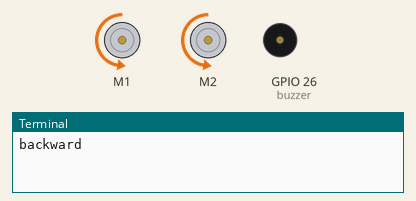
A program run on a simulated Raspberry Pi (BCM pin numbers). Parts: 2 × DC motor (green arrow = forward, orange = backward, longer = faster), buzzer (waves = sounding, pin HIGH), the last lines printed to the terminal. Motors are numbered in the order the program creates them (left before right in a Robot).

Above: at 0.5 s.
At 1.5 s:
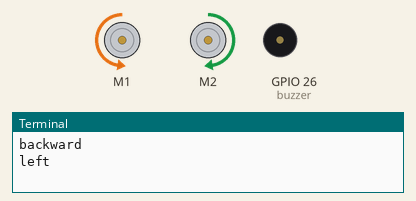
At 2.5 s:
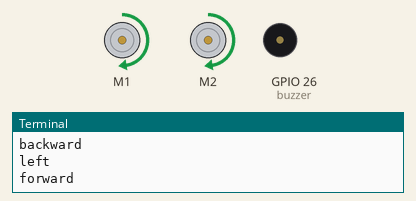
At 3.5 s:
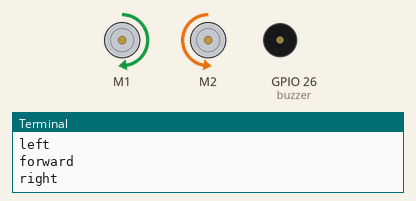
At 4.05 s:
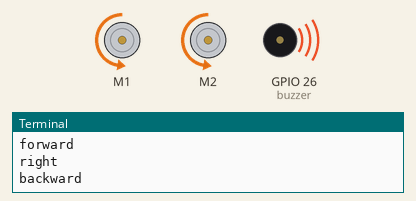
Timing chart, 0 to 5.2 s (numbered marks = the images above):
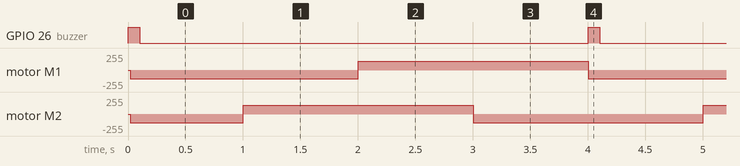

Measured:
- by itself, GPIO 26 (buzzer): alternates HIGH for 0.10 s and LOW for 3.9 s
- by itself, motor M1: alternates forward 128/255 for 2.0 s and backward 128/255 for 2.0 s
- by itself, motor M2: repeats every 4.0 s: forward 128/255 2.0 s, backward 128/255 2.0 s

The program:

dc_motor_verification.py
```python
import gpiozero
from gpiozero import Buzzer
import time

buzzer = Buzzer(26)
robot = gpiozero.Robot(left=(17,18), right=(27,22))

try:
    while True:
        buzzer.beep(0.1, 0.1, 1)
        robot.backward(0.5)
        print("backward")
        time.sleep(1)

        robot.left(0.5)
        print("left")
        time.sleep(1)

        robot.forward(0.5)
        print("forward")
        time.sleep(1)

        robot.right(0.5)
        print("right")
        time.sleep(1)

except KeyboardInterrupt:
    robot.stop()
    print("Measurement Stopped By User")
```
